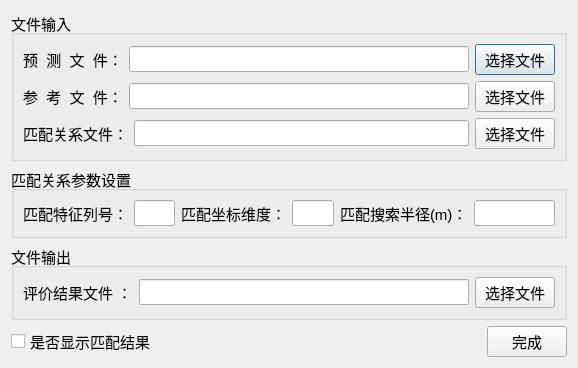
<?xml version="1.0" encoding="UTF-8"?>
<ui version="4.0">
 <class>MatchingFeatureEvaluation</class>
 <widget class="QDialog" name="MatchingFeatureEvaluation">
  <property name="geometry">
   <rect>
    <x>0</x>
    <y>0</y>
    <width>578</width>
    <height>345</height>
   </rect>
  </property>
  <property name="font">
   <font>
    <pointsize>11</pointsize>
   </font>
  </property>
  <property name="windowTitle">
   <string>树木参数预测结果评价</string>
  </property>
  <layout class="QVBoxLayout" name="verticalLayout_2">
   <item>
    <widget class="QGroupBox" name="groupBox">
     <property name="title">
      <string>文件输入</string>
     </property>
     <layout class="QVBoxLayout" name="verticalLayout_3">
      <item>
       <layout class="QVBoxLayout" name="verticalLayout">
        <item>
         <layout class="QHBoxLayout" name="horizontalLayout_3">
          <item>
           <widget class="QLabel" name="label">
            <property name="text">
             <string>预  测  文  件：</string>
            </property>
           </widget>
          </item>
          <item>
           <widget class="QLineEdit" name="_inputFileOfPredictedTree"/>
          </item>
          <item>
           <widget class="QPushButton" name="_selectInputFileOfPredictedTree">
            <property name="text">
             <string>选择文件</string>
            </property>
           </widget>
          </item>
         </layout>
        </item>
        <item>
         <layout class="QHBoxLayout" name="horizontalLayout_4">
          <item>
           <widget class="QLabel" name="label_2">
            <property name="text">
             <string>参  考  文  件：</string>
            </property>
           </widget>
          </item>
          <item>
           <widget class="QLineEdit" name="_inputFileOfReferenceTree"/>
          </item>
          <item>
           <widget class="QPushButton" name="_selectedInputFileOfReferenceTree">
            <property name="text">
             <string>选择文件</string>
            </property>
           </widget>
          </item>
         </layout>
        </item>
        <item>
         <layout class="QHBoxLayout" name="horizontalLayout_9">
          <item>
           <widget class="QLabel" name="label_9">
            <property name="text">
             <string>匹配关系文件：</string>
            </property>
           </widget>
          </item>
          <item>
           <widget class="QLineEdit" name="_inputFileOfIndex"/>
          </item>
          <item>
           <widget class="QPushButton" name="_selectedInputFileOfIndex">
            <property name="text">
             <string>选择文件</string>
            </property>
           </widget>
          </item>
         </layout>
        </item>
       </layout>
      </item>
     </layout>
    </widget>
   </item>
   <item>
    <widget class="QGroupBox" name="groupBox_2">
     <property name="title">
      <string>匹配关系参数设置</string>
     </property>
     <layout class="QHBoxLayout" name="horizontalLayout_7">
      <item>
       <layout class="QHBoxLayout" name="horizontalLayout_5">
        <item>
         <layout class="QHBoxLayout" name="horizontalLayout_12">
          <item>
           <widget class="QLabel" name="label_8">
            <property name="text">
             <string>匹配特征列号：</string>
            </property>
           </widget>
          </item>
          <item>
           <widget class="QLineEdit" name="_columnOfMF"/>
          </item>
         </layout>
        </item>
        <item>
         <spacer name="horizontalSpacer_2">
          <property name="orientation">
           <enum>Qt::Horizontal</enum>
          </property>
          <property name="sizeHint" stdset="0">
           <size>
            <width>40</width>
            <height>20</height>
           </size>
          </property>
         </spacer>
        </item>
        <item>
         <layout class="QHBoxLayout" name="horizontalLayout">
          <item>
           <widget class="QLabel" name="label_4">
            <property name="text">
             <string>匹配坐标维度：</string>
            </property>
           </widget>
          </item>
          <item>
           <widget class="QLineEdit" name="_dimension"/>
          </item>
         </layout>
        </item>
        <item>
         <layout class="QHBoxLayout" name="horizontalLayout_13">
          <item>
           <spacer name="horizontalSpacer_3">
            <property name="orientation">
             <enum>Qt::Horizontal</enum>
            </property>
            <property name="sizeHint" stdset="0">
             <size>
              <width>40</width>
              <height>20</height>
             </size>
            </property>
           </spacer>
          </item>
          <item>
           <widget class="QLabel" name="label_6">
            <property name="text">
             <string>匹配搜索半径(m)：</string>
            </property>
           </widget>
          </item>
          <item>
           <widget class="QLineEdit" name="_radius"/>
          </item>
         </layout>
        </item>
       </layout>
      </item>
     </layout>
    </widget>
   </item>
   <item>
    <widget class="QGroupBox" name="groupBox_3">
     <property name="title">
      <string>文件输出</string>
     </property>
     <layout class="QHBoxLayout" name="horizontalLayout_8">
      <item>
       <layout class="QHBoxLayout" name="horizontalLayout_6">
        <item>
         <widget class="QLabel" name="label_3">
          <property name="text">
           <string>评价结果文件 ：</string>
          </property>
         </widget>
        </item>
        <item>
         <widget class="QLineEdit" name="_outputFile"/>
        </item>
        <item>
         <widget class="QPushButton" name="_selectOutputFile">
          <property name="text">
           <string>选择文件</string>
          </property>
         </widget>
        </item>
       </layout>
      </item>
     </layout>
    </widget>
   </item>
   <item>
    <layout class="QHBoxLayout" name="horizontalLayout_2">
     <item>
      <widget class="QCheckBox" name="_isShowResult">
       <property name="text">
        <string>是否显示匹配结果</string>
       </property>
      </widget>
     </item>
     <item>
      <spacer name="horizontalSpacer">
       <property name="orientation">
        <enum>Qt::Horizontal</enum>
       </property>
       <property name="sizeHint" stdset="0">
        <size>
         <width>40</width>
         <height>20</height>
        </size>
       </property>
      </spacer>
     </item>
     <item>
      <widget class="QPushButton" name="_btn_OK">
       <property name="text">
        <string>完成</string>
       </property>
      </widget>
     </item>
    </layout>
   </item>
  </layout>
 </widget>
 <resources/>
 <connections/>
</ui>
